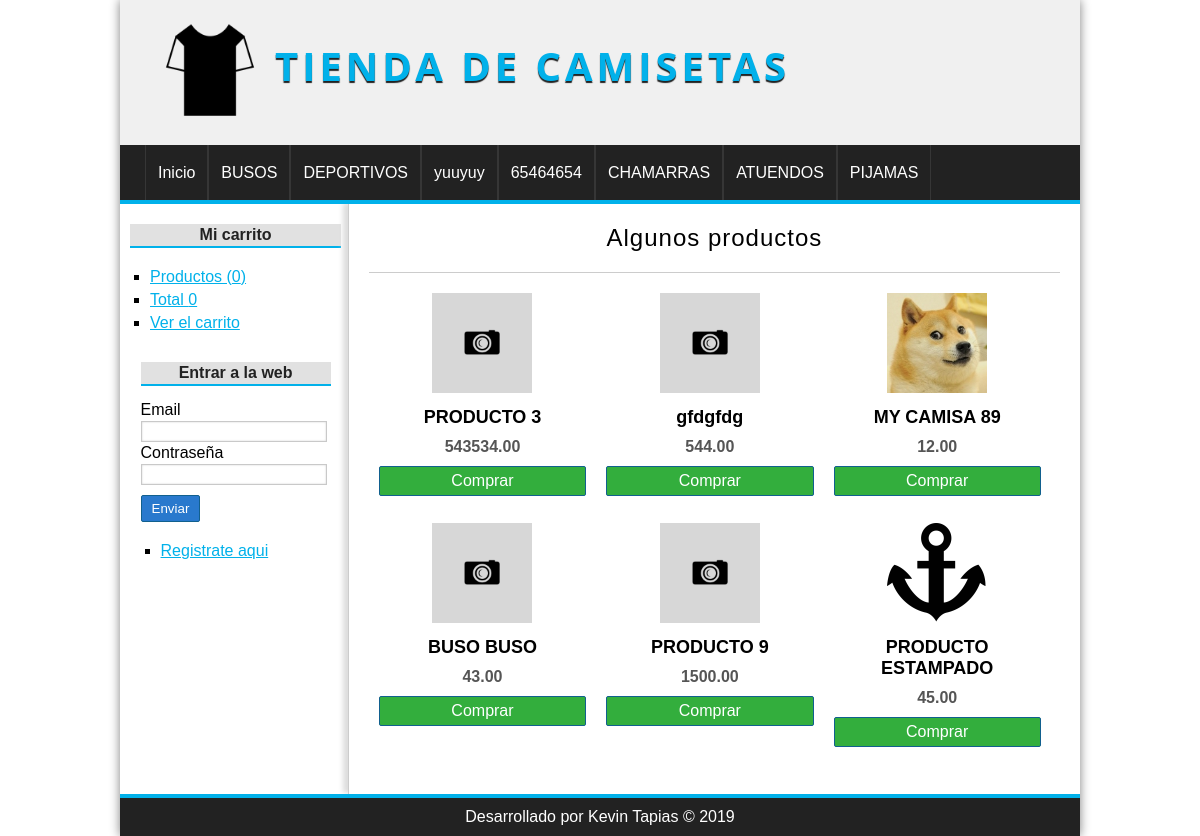
The page / on the database its author committed.
### tables this page shows
CREATE TABLE `categorias` (
  `idcategoria` int(11) NOT NULL,
  `nombre` varchar(45) NOT NULL
);

CREATE TABLE `productos` (
  `idproducto` int(11) NOT NULL,
  `idcategoria` int(11) NOT NULL,
  `nombre` varchar(255) NOT NULL,
  `descripcion` text,
  `precio` float(100,2) DEFAULT NULL,
  `stock` int(11) NOT NULL,
  `oferta` varchar(2) DEFAULT NULL,
  `fecha` datetime NOT NULL,
  `imagen` varchar(255) DEFAULT NULL
);

### config/db.php (called while the page is built)
<?php
class Database{
    public static function connect(){
        $db = new mysqli(
            "localhost",
            "root",
            "",
            "tiendamaster"
        );
        $db->query("SET NAMES 'utf8'");
        return $db;
    }
}

### helpers/utils.php (called while the page is built, shortened)
<?php
    require_once 'models/categoria.php';
    class Utils{
        public static function showCategorias(){
            $categoria = new Categoria();
            $categorias = $categoria->listar();
            return $categorias;
        }
        public static function statsCarrito(){
            $stats = array(
                'count' => 0,
                'total'=> 0
            );
            return $stats;
        }
    }
?>

### models/categoria.php (called while the page is built, shortened)
<?php
    class Categoria{
        private   $db;
        public  function __construct(){
            $this->db  =  Database::connect();
        }
        public function listar(){
            $categorias = $this->db->query("SELECT * FROM categorias ORDER BY idcategoria DESC");
            return $categorias;
        }
    }
?>

### controllers/ProductoController.php (called while the page is built, shortened)
<?php
require_once 'models/producto.php';
class productoController{
    public function index(){
        $producto = new Producto();
        $productos = $producto->getRandom(6);
        require_once 'views/producto/destacados.php';
    }
}

### models/producto.php (called while the page is built, shortened)
<?php
    class Producto{
        private   $db;
        public  function __construct(){
            $this->db  =  Database::connect();
        }
        public function getRandom($limit){
                $productos = $this->db->query(
                  "SELECT * FROM productos ORDER BY RAND() LIMIT $limit"
                );
                return $productos;
        }
    }

### views/producto/destacados.php (the view)
<h1>Algunos productos</h1>
<?php while($pro = $productos->fetch_object()): ?>
    <div class="product">
        <a href="<?=base_url?>producto/ver&id=<?=$pro->idproducto?>">
            <?php if($pro->imagen != null): ?>
                <img src="<?=base_url?>uploads/images/<?=$pro->imagen?>" alt="camisa">
            <?php else: ?>
                <img src="<?=base_url?>assets/emptyimg.png" alt="camisa">
            <?php endif; ?>
                <h2><?=$pro->nombre?></h2>
        </a>
            <p><?=$pro->precio?></p>
            <a class="button" href="<?=base_url?>carrito/add&id=<?=$pro->idproducto?>">Comprar</a>
    </div>
<?php endwhile; ?>

### views/layout/header.php (shortened to what this page needs)
<?php
 require_once 'helpers/utils.php';
?>
<!DOCTYPE html>
<html lang="es">
<head>
    <link rel="stylesheet" href="<?=base_url?>assets/css/styles.css">
</head>
<body>
    <div id="container">
        <header id="header">
            <div id="logo">
                <img src="<?=base_url?>assets/camisa.png" alt="camiseta">
                <a href="<?=base_url?>">
                Tienda de Camisetas</a>
            </div>
        </header>
        <?php $categorias =  Utils::showCategorias() ?>
        <nav id="menu">
            <ul>
                <li>
                    <a href="<?=base_url?>">Inicio</a>
                </li>
            <?php while($cat = $categorias->fetch_object()): ?>
                <li>
                    <a href="<?=base_url?>categoria/ver&id=<?=$cat->idcategoria?>"><?=$cat->nombre?></a>
                </li>
              <?php endwhile;?>
            </ul>
        </nav>
        <div id="content">

### views/layout/sidebar.php (shortened to what this page needs)
<aside id="lateral">
    <div id="carrito" class="block_asid">
        <h3>Mi carrito</h3>
        <ul>
        <?php $stats = Utils::statsCarrito(); ?>
            <li> <a href="<?=base_url?>carrito/index">Productos (<?= $stats['count'] ?>)</a></li>
            <li> <a href="<?=base_url?>carrito/index">Total <?=$stats['total']?></a></li>
            <li> <a href="<?=base_url?>carrito/index">Ver el carrito</a></li>
        </ul>
    </div>
    <div id="login" class="block_aside">
    <?php if(!isset($_SESSION['identity'])): ?>
        <h3>Entrar a la web</h3>
        <form action="<?=base_url.'usuario/login'?>" method="POST">
            <label for="email">Email</label>
            <input type="email" name="email" id="email">
            <label for="password">Contraseña</label>
            <input type="password" name="password" id="password">
            <input type="submit" value="Enviar">
        </form>
<?php else: ?>
<h3><?=$_SESSION['identity']->nombre .' '.$_SESSION['identity']->apellidos?></h3>
<?php endif; ?>
        <ul>
            <?php if(isset($_SESSION['identity'])): ?>
                <li> <a href="<?=base_url?>pedido/mis_pedidos">Mis pedidos</a></li>
                <li><a href="<?=base_url?>usuario/logout">Cerrar sesión</a></li>
            <?php else: ?>
                <li><a href="<?=base_url?>usuario/registro">Registrate aqui</a></li>
            <?php endif; ?>
        </ul>
    </div>
</aside>
<div id="central">

### index.php (shortened to what this page needs)
<?php
    require_once 'config/db.php';
    require_once 'views/layout/header.php';
    require_once 'views/layout/sidebar.php';
    require_once 'helpers/utils.php';
   if (isset($_GET['controller'])) {
        $nombre_controlador = $_GET['controller'].'Controller';
   }elseif(!isset($_GET['controller']) && !isset($_GET['action'])){
        $nombre_controlador = controller_default;
   }
   else{
        error404();
    }
    if (class_exists($nombre_controlador)) {
        $controlador = new $nombre_controlador();
        if (isset($_GET['action']) && method_exists($controlador, $_GET['action'])) {
            $action = $_GET['action'];
            $controlador->$action();
        }elseif(!isset($_GET['controller']) && !isset($_GET['action'])){
            $default = action_default;
            $controlador->$default();
        }
        else{
            error404();
        }
    }else{
        error404();
    }
    require_once 'views/layout/footer.php';
?>

### views/layout/footer.php
</div>
</div>
        <footer id="footer">
            <p>Desarrollado por Kevin Tapias &copy; <?=date('Y')?></p>
        </footer>
    </div>
</body>
</html>

### assets/css/styles.css (style rules this page uses)
* { padding: 0px; margin: 0px; font-family: sans-serif, Arial, Helvetica; }
a { color: #01b1EA; }
#container { width: 80%; margin: 0px auto; box-shadow: 0px 0px 10px gray; background: white; }
#header { height: 145px; background: #F0F0F0; height: 145px; }
#logo { float: left; padding: 20px; margin-left: 20px; }
#logo img { float: left; height: 100px; }
#logo a { float: left; font-size: 40px; letter-spacing: 4px; font-family: 'Open Sans', Arial, Helvetica, sans-serif; text-transform: uppercase; color: #01B1EA; font-weight: bold; text-decoration: none; margin-top: 18px; margin-left: 15px; text-shadow: 0px 2px 1px #222; transition: all 300ms; }
#menu { clear: both; background: #222; color: white; height: 55px; border-bottom: 4px solid #01B1EA; }
#menu ul { list-style: none; text-decoration: none; margin: 0px auto; margin-left: 25px; }
#menu ul li { line-height: 55px; float: left; border-right: 1px solid #363636; }
#menu a { display: block; color: white; text-decoration: none; padding-left: 12px; padding-right: 12px; transition: all 200ms; }
#menu a:first-child { border-left: 1px solid #363636; }
#content { margin:0px auto; overflow: hidden; background: white; }
#lateral { width: 22%; min-height: 500px; float:left; margin-top: 20px; margin-left: 10px; }
#lateral .block_aside { display: block; width: 90%; margin: 5px auto; padding: 10px; }
#lateral h3 { display: block; color: #222; width: 100%; text-align: center; padding-top: 2px; padding-bottom: 2px; margin-bottom: 15px; font-size: 16px; font-weight: bold; background: #E1E1E1; border-bottom: 2px solid #01B1EA; }
#lateral ul { margin-top: 20px; margin-bottom: 20px; }
#lateral ul li { list-style: square; margin-left: 20px; margin-top: 5px; margin-bottom: 5px; }
label,input[type="button"], input[type="submit"], button { display: block; margin-top: 10px; }
input[type="text"], input[type="password"], input[type="email"], select, input[type="number"], textarea { border: 1px solid #C9C9C9; box-shadow: 0px 0px 2px #ccc inset; background: white; padding: 2px; color: gray; transition: all 300ms; }
input[type="button"], input[type="submit"], button, .button { display:block; border-radius: 2px; width: auto; padding:5px; padding-left: 10px; padding-right: 10px; color: white; background: #2979CD; border: 1px solid #11608E; cursor: pointer; }
.button { background: #33AE3D; color: white !important; text-decoration: none; }
label,input[type="text"], input[type="password"], input[type="email"], input[type="number"], select, textarea { display: block; width: 95%; margin-top: 2px; margin-bottom: 2px; }
#central { width: 72%; min-height: 500px; float: right; border-left: 1px solid #ccc; box-shadow: -5px -1px 5px #ddd; padding: 20px; padding-top: 0px; }
#central h1 { font-size: 24px; text-align: center; font-weight: normal; letter-spacing: 1px; border-bottom: 1px solid #ccc; margin-bottom :20px; padding: 20px; }
.product { width: 30%; float: left; margin-left: 10px; margin-right: 10px; margin-bottom: 27px; text-align: center; }
.product a { color: black; text-decoration: none; }
.product img { margin-bottom: 10px; height:100px ; }
.product h2 { margin-bottom: 10px; font-size: 18px; }
.product p { margin-bottom: 10px; font-weight: bold; color: #555; }
#footer { clear: both; text-align: center; padding-top: 10px; padding-bottom: 10px; color: white; background: #222222; border-top: 4px solid #01B1EA; }

### rows shown on the page
categorias: nombre "BUSOS"
categorias: nombre "DEPORTIVOS"
categorias: nombre "yuuyuy"
categorias: nombre "65464654"
categorias: nombre "CHAMARRAS"
categorias: nombre "ATUENDOS"
categorias: nombre "PIJAMAS"
productos: nombre "PRODUCTO 3", precio "543534.00"
productos: nombre "gfdgfdg", precio "544.00"
productos: imagen (picture), nombre "MY CAMISA 89", precio "12.00"
productos: nombre "BUSO BUSO", precio "43.00"
productos: nombre "PRODUCTO 9", precio "1500.00"
productos: imagen (picture), nombre "PRODUCTO ESTAMPADO", precio "45.00"

### other values the page prints
$stats['count'] "0"
$stats['total'] "0"
